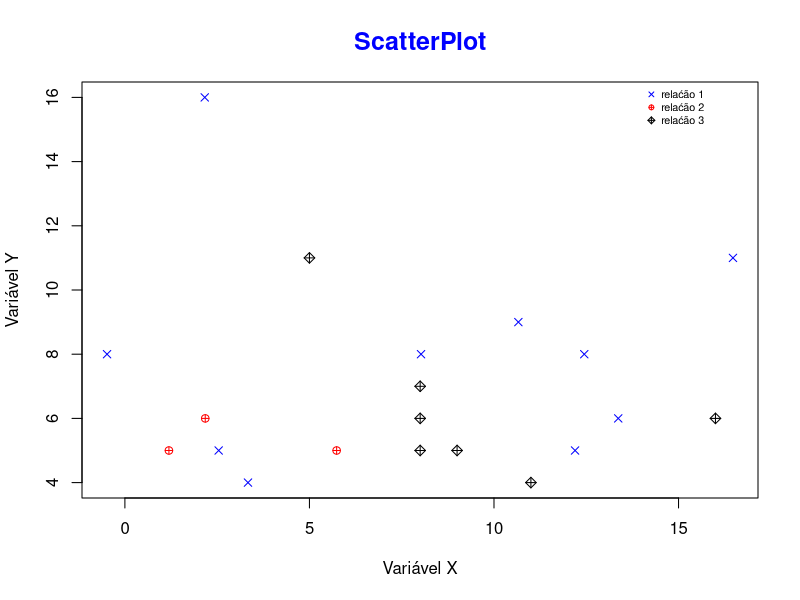

Generate this figure with R:
#ScattePlots - gráficos de dispersão

# mostra a relaćão entre duas variáveis
# variável dependente X variavel independente
# peso X altura
# numero de quartos X prećo do imóvel

#Fixando a semente
set.seed(24)

#Gerando valores randomicos
x = rnorm(10, 8, 10)
y = rpois(10, 10)
z = rnorm(10, 6, 7)
t = rpois(10, 5)

# Criando o ScatterPlot
plot(x, y, col='blue', pch=4, main = 'ScatterPlot',
     col.main='blue', cex.main=1.5, xlab='Variável X',
     ylab='Variável Y')

#Acrescentando dados, multiplas relaćões 
points(z,t,col='red', pch=10)
points(y,t,col='black', pch=9)

# Acrescentando uma legenda
legend(14, 16.5, legend=c('relaćão 1', 'relaćão 2', 'relaćão 3'),
       col=c('blue', 'red', 'black'), pch=c(4,10,9),
       cex = 0.65, bty='n')

write.table(mtcars, file='mtcars.txt')
